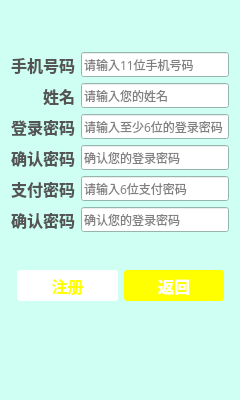
<?xml version="1.0" encoding="UTF-8"?>
<ui version="4.0">
 <class>SignupWidget</class>
 <widget class="QWidget" name="SignupWidget">
  <property name="geometry">
   <rect>
    <x>0</x>
    <y>0</y>
    <width>240</width>
    <height>400</height>
   </rect>
  </property>
  <property name="sizePolicy">
   <sizepolicy hsizetype="Fixed" vsizetype="Fixed">
    <horstretch>0</horstretch>
    <verstretch>0</verstretch>
   </sizepolicy>
  </property>
  <property name="minimumSize">
   <size>
    <width>240</width>
    <height>400</height>
   </size>
  </property>
  <property name="maximumSize">
   <size>
    <width>240</width>
    <height>400</height>
   </size>
  </property>
  <property name="palette">
   <palette>
    <active>
     <colorrole role="WindowText">
      <brush brushstyle="SolidPattern">
       <color alpha="255">
        <red>0</red>
        <green>0</green>
        <blue>0</blue>
       </color>
      </brush>
     </colorrole>
     <colorrole role="Button">
      <brush brushstyle="SolidPattern">
       <color alpha="255">
        <red>207</red>
        <green>255</green>
        <blue>242</blue>
       </color>
      </brush>
     </colorrole>
     <colorrole role="Light">
      <brush brushstyle="SolidPattern">
       <color alpha="255">
        <red>255</red>
        <green>255</green>
        <blue>255</blue>
       </color>
      </brush>
     </colorrole>
     <colorrole role="Midlight">
      <brush brushstyle="SolidPattern">
       <color alpha="255">
        <red>231</red>
        <green>255</green>
        <blue>248</blue>
       </color>
      </brush>
     </colorrole>
     <colorrole role="Dark">
      <brush brushstyle="SolidPattern">
       <color alpha="255">
        <red>103</red>
        <green>127</green>
        <blue>121</blue>
       </color>
      </brush>
     </colorrole>
     <colorrole role="Mid">
      <brush brushstyle="SolidPattern">
       <color alpha="255">
        <red>138</red>
        <green>170</green>
        <blue>161</blue>
       </color>
      </brush>
     </colorrole>
     <colorrole role="Text">
      <brush brushstyle="SolidPattern">
       <color alpha="255">
        <red>0</red>
        <green>0</green>
        <blue>0</blue>
       </color>
      </brush>
     </colorrole>
     <colorrole role="BrightText">
      <brush brushstyle="SolidPattern">
       <color alpha="255">
        <red>255</red>
        <green>255</green>
        <blue>255</blue>
       </color>
      </brush>
     </colorrole>
     <colorrole role="ButtonText">
      <brush brushstyle="SolidPattern">
       <color alpha="255">
        <red>0</red>
        <green>0</green>
        <blue>0</blue>
       </color>
      </brush>
     </colorrole>
     <colorrole role="Base">
      <brush brushstyle="SolidPattern">
       <color alpha="255">
        <red>255</red>
        <green>255</green>
        <blue>255</blue>
       </color>
      </brush>
     </colorrole>
     <colorrole role="Window">
      <brush brushstyle="SolidPattern">
       <color alpha="255">
        <red>207</red>
        <green>255</green>
        <blue>242</blue>
       </color>
      </brush>
     </colorrole>
     <colorrole role="Shadow">
      <brush brushstyle="SolidPattern">
       <color alpha="255">
        <red>0</red>
        <green>0</green>
        <blue>0</blue>
       </color>
      </brush>
     </colorrole>
     <colorrole role="AlternateBase">
      <brush brushstyle="SolidPattern">
       <color alpha="255">
        <red>231</red>
        <green>255</green>
        <blue>248</blue>
       </color>
      </brush>
     </colorrole>
     <colorrole role="ToolTipBase">
      <brush brushstyle="SolidPattern">
       <color alpha="255">
        <red>255</red>
        <green>255</green>
        <blue>220</blue>
       </color>
      </brush>
     </colorrole>
     <colorrole role="ToolTipText">
      <brush brushstyle="SolidPattern">
       <color alpha="255">
        <red>0</red>
        <green>0</green>
        <blue>0</blue>
       </color>
      </brush>
     </colorrole>
    </active>
    <inactive>
     <colorrole role="WindowText">
      <brush brushstyle="SolidPattern">
       <color alpha="255">
        <red>0</red>
        <green>0</green>
        <blue>0</blue>
       </color>
      </brush>
     </colorrole>
     <colorrole role="Button">
      <brush brushstyle="SolidPattern">
       <color alpha="255">
        <red>207</red>
        <green>255</green>
        <blue>242</blue>
       </color>
      </brush>
     </colorrole>
     <colorrole role="Light">
      <brush brushstyle="SolidPattern">
       <color alpha="255">
        <red>255</red>
        <green>255</green>
        <blue>255</blue>
       </color>
      </brush>
     </colorrole>
     <colorrole role="Midlight">
      <brush brushstyle="SolidPattern">
       <color alpha="255">
        <red>231</red>
        <green>255</green>
        <blue>248</blue>
       </color>
      </brush>
     </colorrole>
     <colorrole role="Dark">
      <brush brushstyle="SolidPattern">
       <color alpha="255">
        <red>103</red>
        <green>127</green>
        <blue>121</blue>
       </color>
      </brush>
     </colorrole>
     <colorrole role="Mid">
      <brush brushstyle="SolidPattern">
       <color alpha="255">
        <red>138</red>
        <green>170</green>
        <blue>161</blue>
       </color>
      </brush>
     </colorrole>
     <colorrole role="Text">
      <brush brushstyle="SolidPattern">
       <color alpha="255">
        <red>0</red>
        <green>0</green>
        <blue>0</blue>
       </color>
      </brush>
     </colorrole>
     <colorrole role="BrightText">
      <brush brushstyle="SolidPattern">
       <color alpha="255">
        <red>255</red>
        <green>255</green>
        <blue>255</blue>
       </color>
      </brush>
     </colorrole>
     <colorrole role="ButtonText">
      <brush brushstyle="SolidPattern">
       <color alpha="255">
        <red>0</red>
        <green>0</green>
        <blue>0</blue>
       </color>
      </brush>
     </colorrole>
     <colorrole role="Base">
      <brush brushstyle="SolidPattern">
       <color alpha="255">
        <red>255</red>
        <green>255</green>
        <blue>255</blue>
       </color>
      </brush>
     </colorrole>
     <colorrole role="Window">
      <brush brushstyle="SolidPattern">
       <color alpha="255">
        <red>207</red>
        <green>255</green>
        <blue>242</blue>
       </color>
      </brush>
     </colorrole>
     <colorrole role="Shadow">
      <brush brushstyle="SolidPattern">
       <color alpha="255">
        <red>0</red>
        <green>0</green>
        <blue>0</blue>
       </color>
      </brush>
     </colorrole>
     <colorrole role="AlternateBase">
      <brush brushstyle="SolidPattern">
       <color alpha="255">
        <red>231</red>
        <green>255</green>
        <blue>248</blue>
       </color>
      </brush>
     </colorrole>
     <colorrole role="ToolTipBase">
      <brush brushstyle="SolidPattern">
       <color alpha="255">
        <red>255</red>
        <green>255</green>
        <blue>220</blue>
       </color>
      </brush>
     </colorrole>
     <colorrole role="ToolTipText">
      <brush brushstyle="SolidPattern">
       <color alpha="255">
        <red>0</red>
        <green>0</green>
        <blue>0</blue>
       </color>
      </brush>
     </colorrole>
    </inactive>
    <disabled>
     <colorrole role="WindowText">
      <brush brushstyle="SolidPattern">
       <color alpha="255">
        <red>103</red>
        <green>127</green>
        <blue>121</blue>
       </color>
      </brush>
     </colorrole>
     <colorrole role="Button">
      <brush brushstyle="SolidPattern">
       <color alpha="255">
        <red>207</red>
        <green>255</green>
        <blue>242</blue>
       </color>
      </brush>
     </colorrole>
     <colorrole role="Light">
      <brush brushstyle="SolidPattern">
       <color alpha="255">
        <red>255</red>
        <green>255</green>
        <blue>255</blue>
       </color>
      </brush>
     </colorrole>
     <colorrole role="Midlight">
      <brush brushstyle="SolidPattern">
       <color alpha="255">
        <red>231</red>
        <green>255</green>
        <blue>248</blue>
       </color>
      </brush>
     </colorrole>
     <colorrole role="Dark">
      <brush brushstyle="SolidPattern">
       <color alpha="255">
        <red>103</red>
        <green>127</green>
        <blue>121</blue>
       </color>
      </brush>
     </colorrole>
     <colorrole role="Mid">
      <brush brushstyle="SolidPattern">
       <color alpha="255">
        <red>138</red>
        <green>170</green>
        <blue>161</blue>
       </color>
      </brush>
     </colorrole>
     <colorrole role="Text">
      <brush brushstyle="SolidPattern">
       <color alpha="255">
        <red>103</red>
        <green>127</green>
        <blue>121</blue>
       </color>
      </brush>
     </colorrole>
     <colorrole role="BrightText">
      <brush brushstyle="SolidPattern">
       <color alpha="255">
        <red>255</red>
        <green>255</green>
        <blue>255</blue>
       </color>
      </brush>
     </colorrole>
     <colorrole role="ButtonText">
      <brush brushstyle="SolidPattern">
       <color alpha="255">
        <red>103</red>
        <green>127</green>
        <blue>121</blue>
       </color>
      </brush>
     </colorrole>
     <colorrole role="Base">
      <brush brushstyle="SolidPattern">
       <color alpha="255">
        <red>207</red>
        <green>255</green>
        <blue>242</blue>
       </color>
      </brush>
     </colorrole>
     <colorrole role="Window">
      <brush brushstyle="SolidPattern">
       <color alpha="255">
        <red>207</red>
        <green>255</green>
        <blue>242</blue>
       </color>
      </brush>
     </colorrole>
     <colorrole role="Shadow">
      <brush brushstyle="SolidPattern">
       <color alpha="255">
        <red>0</red>
        <green>0</green>
        <blue>0</blue>
       </color>
      </brush>
     </colorrole>
     <colorrole role="AlternateBase">
      <brush brushstyle="SolidPattern">
       <color alpha="255">
        <red>207</red>
        <green>255</green>
        <blue>242</blue>
       </color>
      </brush>
     </colorrole>
     <colorrole role="ToolTipBase">
      <brush brushstyle="SolidPattern">
       <color alpha="255">
        <red>255</red>
        <green>255</green>
        <blue>220</blue>
       </color>
      </brush>
     </colorrole>
     <colorrole role="ToolTipText">
      <brush brushstyle="SolidPattern">
       <color alpha="255">
        <red>0</red>
        <green>0</green>
        <blue>0</blue>
       </color>
      </brush>
     </colorrole>
    </disabled>
   </palette>
  </property>
  <property name="windowTitle">
   <string>Form</string>
  </property>
  <property name="autoFillBackground">
   <bool>true</bool>
  </property>
  <layout class="QGridLayout" name="gridLayout" rowstretch="2,6,1,2,4">
   <item row="0" column="0">
    <spacer name="verticalSpacer">
     <property name="orientation">
      <enum>Qt::Vertical</enum>
     </property>
     <property name="sizeHint" stdset="0">
      <size>
       <width>20</width>
       <height>40</height>
      </size>
     </property>
    </spacer>
   </item>
   <item row="1" column="0">
    <layout class="QGridLayout" name="gridLayout_2">
     <item row="4" column="1">
      <widget class="QLineEdit" name="lineEdit_psw">
       <property name="font">
        <font>
         <family>微软雅黑</family>
        </font>
       </property>
       <property name="text">
        <string/>
       </property>
       <property name="echoMode">
        <enum>QLineEdit::Password</enum>
       </property>
       <property name="placeholderText">
        <string>请输入至少6位的登录密码</string>
       </property>
      </widget>
     </item>
     <item row="6" column="1">
      <widget class="QLineEdit" name="lineEdit_cpsw">
       <property name="font">
        <font>
         <family>微软雅黑</family>
        </font>
       </property>
       <property name="echoMode">
        <enum>QLineEdit::Password</enum>
       </property>
       <property name="placeholderText">
        <string>确认您的登录密码</string>
       </property>
      </widget>
     </item>
     <item row="8" column="0">
      <widget class="QLabel" name="label_paypsw">
       <property name="font">
        <font>
         <family>微软雅黑</family>
         <pointsize>12</pointsize>
         <weight>75</weight>
         <bold>true</bold>
        </font>
       </property>
       <property name="styleSheet">
        <string notr="true">color: rgb(84, 84, 84);</string>
       </property>
       <property name="text">
        <string>支付密码</string>
       </property>
       <property name="alignment">
        <set>Qt::AlignRight|Qt::AlignTrailing|Qt::AlignVCenter</set>
       </property>
      </widget>
     </item>
     <item row="10" column="0">
      <widget class="QLabel" name="label_cpaypsw">
       <property name="font">
        <font>
         <family>微软雅黑</family>
         <pointsize>12</pointsize>
         <weight>75</weight>
         <bold>true</bold>
        </font>
       </property>
       <property name="styleSheet">
        <string notr="true">color: rgb(84, 84, 84);</string>
       </property>
       <property name="text">
        <string>确认密码</string>
       </property>
       <property name="alignment">
        <set>Qt::AlignRight|Qt::AlignTrailing|Qt::AlignVCenter</set>
       </property>
      </widget>
     </item>
     <item row="0" column="1">
      <widget class="QLineEdit" name="lineEdit_tel">
       <property name="font">
        <font>
         <family>微软雅黑</family>
        </font>
       </property>
       <property name="placeholderText">
        <string>请输入11位手机号码</string>
       </property>
      </widget>
     </item>
     <item row="0" column="0">
      <widget class="QLabel" name="label_tel">
       <property name="font">
        <font>
         <family>微软雅黑</family>
         <pointsize>12</pointsize>
         <weight>75</weight>
         <bold>true</bold>
        </font>
       </property>
       <property name="styleSheet">
        <string notr="true">color: rgb(84, 84, 84);</string>
       </property>
       <property name="text">
        <string>手机号码</string>
       </property>
       <property name="alignment">
        <set>Qt::AlignRight|Qt::AlignTrailing|Qt::AlignVCenter</set>
       </property>
      </widget>
     </item>
     <item row="4" column="0">
      <widget class="QLabel" name="label_psw">
       <property name="font">
        <font>
         <family>微软雅黑</family>
         <pointsize>12</pointsize>
         <weight>75</weight>
         <bold>true</bold>
        </font>
       </property>
       <property name="styleSheet">
        <string notr="true">color: rgb(84, 84, 84);</string>
       </property>
       <property name="text">
        <string>登录密码</string>
       </property>
       <property name="alignment">
        <set>Qt::AlignRight|Qt::AlignTrailing|Qt::AlignVCenter</set>
       </property>
      </widget>
     </item>
     <item row="6" column="0">
      <widget class="QLabel" name="label_cpsw">
       <property name="font">
        <font>
         <family>微软雅黑</family>
         <pointsize>12</pointsize>
         <weight>75</weight>
         <bold>true</bold>
        </font>
       </property>
       <property name="styleSheet">
        <string notr="true">color: rgb(84, 84, 84);</string>
       </property>
       <property name="text">
        <string>确认密码</string>
       </property>
       <property name="alignment">
        <set>Qt::AlignRight|Qt::AlignTrailing|Qt::AlignVCenter</set>
       </property>
      </widget>
     </item>
     <item row="2" column="1">
      <widget class="QLineEdit" name="lineEdit_nickname">
       <property name="font">
        <font>
         <family>微软雅黑</family>
        </font>
       </property>
       <property name="placeholderText">
        <string>请输入您的姓名</string>
       </property>
      </widget>
     </item>
     <item row="2" column="0">
      <widget class="QLabel" name="label_nickname">
       <property name="font">
        <font>
         <family>微软雅黑</family>
         <pointsize>12</pointsize>
         <weight>75</weight>
         <bold>true</bold>
        </font>
       </property>
       <property name="layoutDirection">
        <enum>Qt::LeftToRight</enum>
       </property>
       <property name="styleSheet">
        <string notr="true">color: rgb(84, 84, 84);</string>
       </property>
       <property name="text">
        <string>姓名</string>
       </property>
       <property name="alignment">
        <set>Qt::AlignRight|Qt::AlignTrailing|Qt::AlignVCenter</set>
       </property>
      </widget>
     </item>
     <item row="8" column="1">
      <widget class="QLineEdit" name="lineEdit_paypsw">
       <property name="font">
        <font>
         <family>微软雅黑</family>
        </font>
       </property>
       <property name="echoMode">
        <enum>QLineEdit::Password</enum>
       </property>
       <property name="placeholderText">
        <string>请输入6位支付密码</string>
       </property>
      </widget>
     </item>
     <item row="10" column="1">
      <widget class="QLineEdit" name="lineEdit_cpaypsw">
       <property name="font">
        <font>
         <family>微软雅黑</family>
        </font>
       </property>
       <property name="echoMode">
        <enum>QLineEdit::Password</enum>
       </property>
       <property name="placeholderText">
        <string>确认您的登录密码</string>
       </property>
      </widget>
     </item>
    </layout>
   </item>
   <item row="2" column="0">
    <widget class="QLabel" name="label_error">
     <property name="font">
      <font>
       <family>微软雅黑</family>
      </font>
     </property>
     <property name="styleSheet">
      <string notr="true">color: rgb(84, 84, 84);</string>
     </property>
     <property name="text">
      <string/>
     </property>
     <property name="alignment">
      <set>Qt::AlignRight|Qt::AlignTrailing|Qt::AlignVCenter</set>
     </property>
    </widget>
   </item>
   <item row="3" column="0">
    <layout class="QHBoxLayout" name="horizontalLayout" stretch="1,1">
     <property name="leftMargin">
      <number>6</number>
     </property>
     <property name="topMargin">
      <number>5</number>
     </property>
     <property name="rightMargin">
      <number>5</number>
     </property>
     <property name="bottomMargin">
      <number>5</number>
     </property>
     <item>
      <widget class="QPushButton" name="pushButton_signup">
       <property name="sizePolicy">
        <sizepolicy hsizetype="Minimum" vsizetype="Preferred">
         <horstretch>0</horstretch>
         <verstretch>0</verstretch>
        </sizepolicy>
       </property>
       <property name="font">
        <font>
         <family>微软雅黑</family>
         <pointsize>12</pointsize>
         <weight>75</weight>
         <bold>true</bold>
        </font>
       </property>
       <property name="styleSheet">
        <string notr="true">QPushButton { background-color: rgb(255, 255, 255); border-radius: 3px; color: rgb(255, 255, 0);border-color: rgb(127, 127, 127); } QPushButton:hover { background-color: rgb(255, 255, 0);color: rgb(255, 255, 255); }
</string>
       </property>
       <property name="text">
        <string>注册</string>
       </property>
      </widget>
     </item>
     <item>
      <widget class="QPushButton" name="pushButton_ret">
       <property name="sizePolicy">
        <sizepolicy hsizetype="Minimum" vsizetype="Preferred">
         <horstretch>0</horstretch>
         <verstretch>0</verstretch>
        </sizepolicy>
       </property>
       <property name="font">
        <font>
         <family>微软雅黑</family>
         <pointsize>12</pointsize>
         <weight>75</weight>
         <bold>true</bold>
        </font>
       </property>
       <property name="styleSheet">
        <string notr="true">QPushButton {  background-color: rgb(255, 255, 0);color: rgb(255, 255, 255); border-radius: 3px; border-color: rgb(127, 127, 127); } QPushButton:hover { background-color: rgb(255, 255, 255);color: rgb(255, 255, 0);}
</string>
       </property>
       <property name="text">
        <string>返回</string>
       </property>
      </widget>
     </item>
    </layout>
   </item>
   <item row="4" column="0">
    <spacer name="verticalSpacer_2">
     <property name="orientation">
      <enum>Qt::Vertical</enum>
     </property>
     <property name="sizeHint" stdset="0">
      <size>
       <width>20</width>
       <height>40</height>
      </size>
     </property>
    </spacer>
   </item>
  </layout>
 </widget>
 <tabstops>
  <tabstop>lineEdit_tel</tabstop>
  <tabstop>lineEdit_nickname</tabstop>
  <tabstop>lineEdit_psw</tabstop>
  <tabstop>lineEdit_cpsw</tabstop>
  <tabstop>lineEdit_paypsw</tabstop>
  <tabstop>lineEdit_cpaypsw</tabstop>
  <tabstop>pushButton_signup</tabstop>
  <tabstop>pushButton_ret</tabstop>
 </tabstops>
 <resources/>
 <connections/>
</ui>
